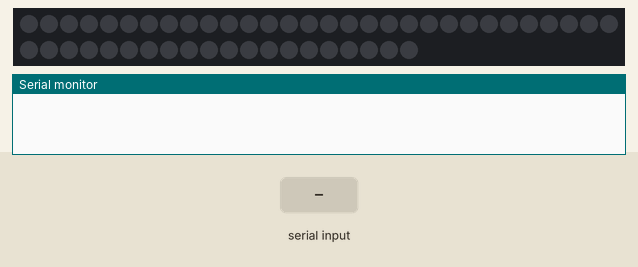
Bench run of a sketch on a simulated ESP8266 (NodeMCU). On the bench: 50 RGB LEDs in strip order, left to right, continuing on the next row, the last lines printed to the serial monitor. The inputs (shaded band) are chosen by the test bench. Dim RGB values are drawn brighter than linear; colours are those a GRB WS2812 strip shows for the declared byte order.

Above: at 4.2 s.
4.3 s: "1\n" received over Serial
At 4.75 s:
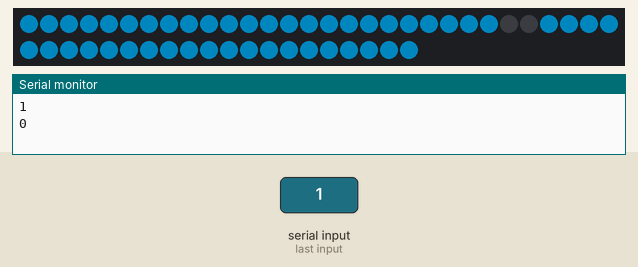
7.9 s: "0\n" received over Serial
At 9.3 s:
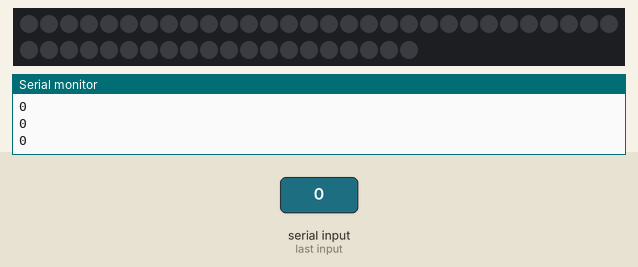
Timing chart, 0 to 10.9 s (numbered marks = the images above; inputs shaded):
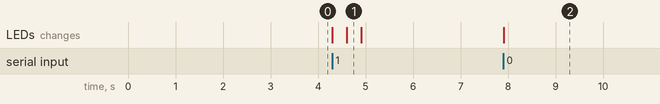

Measured:
- after the input at 7.9 s, the LEDs: change at once (image 2)

The sketch:

LAI-LEDNotifierSerialOnly.ino
```cpp
// LED NOTIFICATION STRIP
// Core code of LAI-LEDNotifier with serial interface for debugging purposes
// by Laygond

#include <FastLED.h>

#define DATA_PIN    D4
#define NUM_LEDS    50
#define BRIGHTNESS  100
#define LED_TYPE    WS2813
#define COLOR_ORDER RGB
#define UPDATES_PER_SECOND 100
CRGB leds[NUM_LEDS];
CRGB old_leds[NUM_LEDS];  //Used for storage
int sections[][3] ={148,0,211,    //Door Open
                    255,0,0,      //Hot(stove, oven, iron, etc)
                    0,255,0,      //Earthquake
                    255,255,0,    //Mailbox
                    0,255,255,    //New device in network
                    255,255,255,  //Gas or Smoke
                    0,0,255,      //Someone at door
                    255,140,0};  //No internet
int number_of_sections = sizeof(sections)/sizeof(*sections);
int number_of_LEDs_per_section = int(NUM_LEDS / number_of_sections);
int section_cmd;     // section command: 1 = ON, 0 = OFF
int section_idx;     // section index
String inputString = "";         // a String to hold incoming data
bool stringComplete = false;  // whether the string is complete


/**
*   Fill all color sections (used for debugging)
*/
void color_all_sections(){
  for(size_t i =0; i<NUM_LEDS; ++i){
    leds[i] = CRGB(0,0,0);
  }
  FastLED.show();
  for(size_t i =0; i<number_of_sections; ++i){
    for(size_t j =0; j<number_of_LEDs_per_section; ++j){
        leds[number_of_LEDs_per_section*i+j] = CRGB(sections[i][0],sections[i][1],sections[i][2]);
    }
  }
  FastLED.show();
}

/**
*   Turn ON or OFF a color section
*/
void trigger_section(int k, int value){
  if (k < number_of_sections) {
    if(value==1){
      for(size_t j =0; j<number_of_LEDs_per_section; ++j){
          leds[number_of_LEDs_per_section*k+j] = CRGB(sections[k][0],sections[k][1],sections[k][2]);
      }
    }
    if(value==0){
      for(size_t j =0; j<number_of_LEDs_per_section; ++j){
          leds[number_of_LEDs_per_section*k+j] = CRGB(0,0,0);
      }
    }
    FastLED.show();
  }
}

/**
 * Catch visual attention with incoming section k color
 */
void alert_section(int k){
  if (k < number_of_sections) {
    // Reset pixels
    for(size_t i =0; i<NUM_LEDS; ++i){
      leds[i] = CRGB(0,0,0);
    }
    FastLED.show();
    // Increase from ends towards center
    for(size_t i =0; i<NUM_LEDS/2; ++i){
      leds[i] = CRGB(sections[k][0],sections[k][1],sections[k][2]);
      leds[NUM_LEDS-1-i] = CRGB(sections[k][0],sections[k][1],sections[k][2]);
      delay(10);
      FastLED.show();
    }
    // Decrease from center toward ends
    for(int i =int(NUM_LEDS/2); i>=0; --i){
      leds[i] = CRGB(0,0,0);
      leds[NUM_LEDS-1-i] = CRGB(0,0,0);
      delay(10);
      FastLED.show();
    }
  }
}

/**
* Reads string from serial monitor (used for debugging)
*/
void readStringFromSerialMonitor() {
  while (Serial.available()) {
    // get the new byte:
    char inChar = (char)Serial.read();
    // add it to the inputString:
    inputString += inChar;
    // if the incoming character is a newline, set a flag so the main loop can
    // do something about it:
    if (inChar == '\n') {
      stringComplete = true;
    }
  }
}

/**
* Copy, transfer, or reassign LED Arrays (utility tool)
*/
void copyArray(CRGB* src, CRGB* dst, int len) {
    memcpy(dst, src, sizeof(src[0])*len);
}

void setup() {
  delay( 3000 ); // power-up safety delay
  FastLED.addLeds<LED_TYPE, DATA_PIN, COLOR_ORDER>(leds, NUM_LEDS).setCorrection( TypicalLEDStrip );
  FastLED.setBrightness( BRIGHTNESS );
  Serial.begin(9600);
  inputString.reserve(20);   // reserve 20 bytes for inputString
}

void loop() {
  readStringFromSerialMonitor(); //String arrives in this format 1S6 = ON section 6, 0S6 = OFF section 6
  if (stringComplete) {
    section_cmd = inputString.substring(0,1).toInt();
    section_idx = inputString.substring(2).toInt();
    Serial.println(section_cmd);
    Serial.println(section_idx);
    inputString = "";
    stringComplete = false;
    if (section_cmd==1){//then Alert before triggering
      copyArray(leds, old_leds, NUM_LEDS); //save before changes
      alert_section(section_idx);
      copyArray(old_leds, leds, NUM_LEDS); //recover
    }
    trigger_section(section_idx, section_cmd);
  }
}
```
